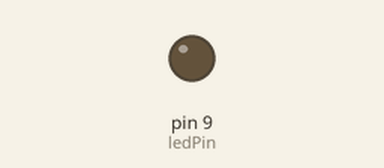
The sketch below on a simulated Arduino Uno, built with avr-gcc and run on an emulated ATmega328P. On the bench: output pins drawn as LEDs (lit = HIGH).

Above: at 0.15 s.
Timing chart, 0 to 1.6 s (numbered marks = the images above):
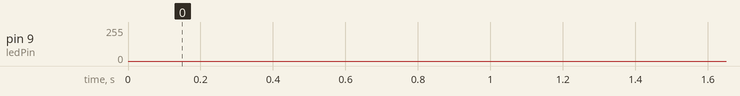

The sketch:

led_fade_timer.ino
```cpp
int ledPin = 9;
int ledVal = 0;
int incrementAmt = 1;

int waitTime = 4;
unsigned long lastTimeCheck = 0;

void setup() {
  Serial.begin(9600);
}

void loop() {

  if(millis() - lastTimeCheck > waitTime){
    ledVal += incrementAmt;

    if(ledVal > 254){
      incrementAmt = -1;
    }

    if(ledVal < 1){
      incrementAmt = 1;
    }

    lastTimeCheck = millis();
  }

  analogWrite(ledPin, ledVal);

}
```
